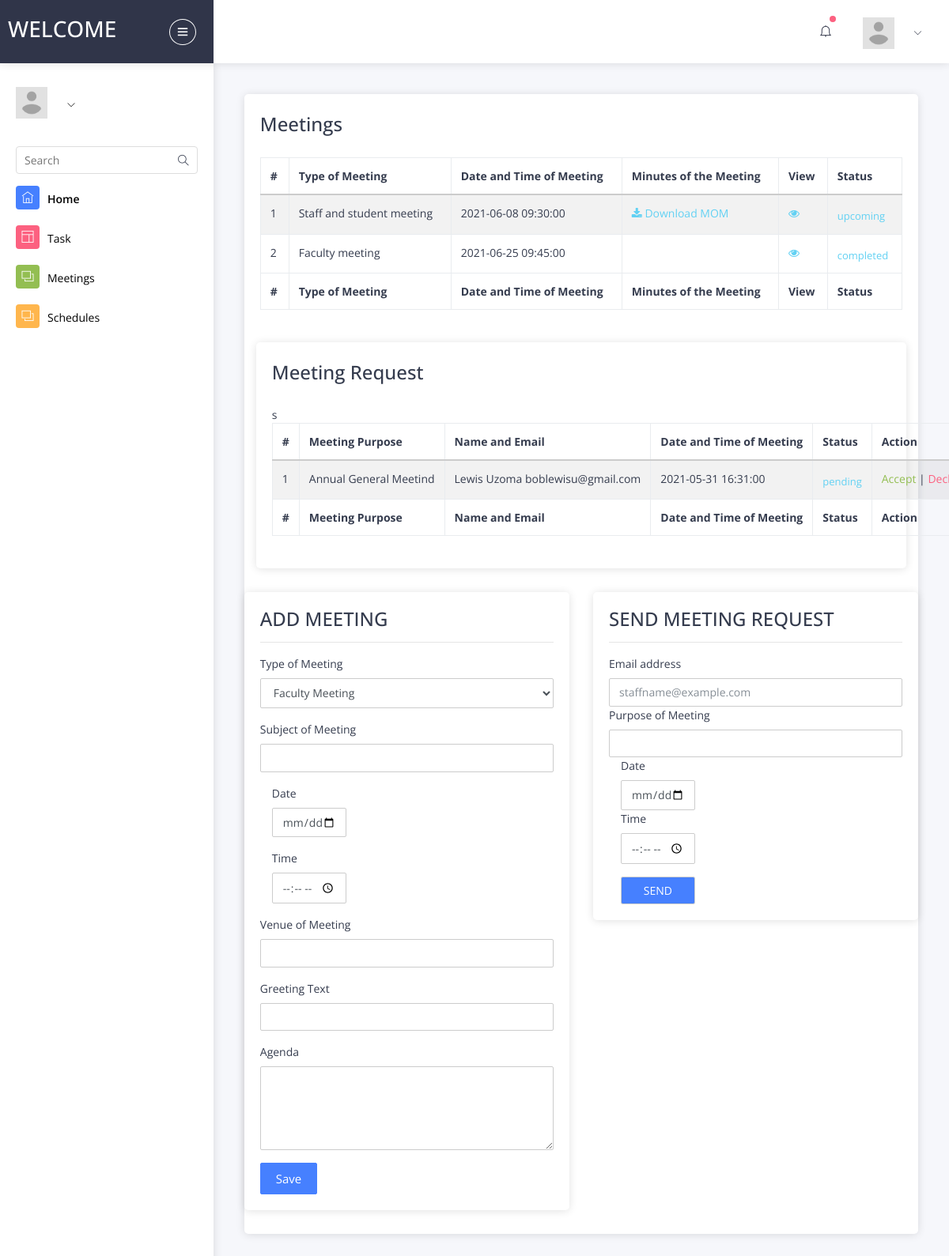
Page /pages/staff/meetings.php (signed in) on the committed database.
### tables this page shows
CREATE TABLE `meetings` (
  `id` int(11) NOT NULL,
  `subject` varchar(255) NOT NULL,
  `agenda` text NOT NULL,
  `meetingTypeId` int(11) NOT NULL,
  `greetingText` varchar(255) NOT NULL,
  `venue` varchar(255) NOT NULL,
  `meetingDate` date DEFAULT NULL,
  `meetingTime` time DEFAULT NULL,
  `minutesOfMeeting` varchar(255) DEFAULT NULL,
  `status` varchar(255) NOT NULL,
  `createdBy` varchar(255) DEFAULT NULL,
  `createdDate` datetime NOT NULL DEFAULT CURRENT_TIMESTAMP,
  `updatedBy` varchar(255) DEFAULT NULL,
  `updatedDate` datetime NOT NULL DEFAULT '0000-00-00 00:00:00' ON UPDATE CURRENT_TIMESTAMP
);

CREATE TABLE `meetingtype` (
  `id` int(11) NOT NULL,
  `name` varchar(255) NOT NULL
);

CREATE TABLE `meetingrequest` (
  `id` int(11) NOT NULL,
  `userId` int(11) NOT NULL,
  `staffemail` varchar(255) NOT NULL,
  `purpose` varchar(255) NOT NULL,
  `meetingDate` date NOT NULL,
  `meetingTime` time NOT NULL,
  `status` varchar(255) NOT NULL
);

CREATE TABLE `users` (
  `id` int(11) NOT NULL,
  `name` varchar(255) NOT NULL,
  `phone` varchar(255) DEFAULT NULL,
  `department` varchar(255) DEFAULT NULL,
  `position` varchar(255) DEFAULT NULL,
  `jobtype` varchar(255) DEFAULT NULL,
  `level` varchar(255) DEFAULT NULL,
  `email` varchar(255) NOT NULL,
  `gender` varchar(255) DEFAULT NULL,
  `registerationId` varchar(255) DEFAULT NULL,
  `password` varchar(255) NOT NULL,
  `picture` varchar(255) DEFAULT NULL,
  `memberType` varchar(255) DEFAULT NULL,
  `isActive` tinyint(1) NOT NULL,
  `createdBy` varchar(255) NOT NULL,
  `createdOn` datetime NOT NULL DEFAULT CURRENT_TIMESTAMP,
  `updatedOn` datetime NOT NULL DEFAULT '0000-00-00 00:00:00' ON UPDATE CURRENT_TIMESTAMP
);

### pages/staff/meetings.php (the view, shortened to what the rows shown need)
<?php require_once("../../config/initialize.php");
$functions = new Functions;
$pdo = new Connection;
$meeting = new Meeting($pdo);
if(empty($_SESSION["user_token"])) {
  $functions->redirect_to("../staff.php");
} else {
?>
<!DOCTYPE html>
<html lang="en">
   <head>
      <link rel="stylesheet" type="text/css" href="../assets/css/bootstrap/css/bootstrap.min.css">
      <link rel="stylesheet" type="text/css" href="../assets/icon/themify-icons/themify-icons.css">
      <link rel="stylesheet" type="text/css" href="../assets/icon/icofont/css/icofont.css">
      <link href="https://maxcdn.bootstrapcdn.com/font-awesome/4.3.0/css/font-awesome.min.css" rel="stylesheet">
      <link rel="stylesheet" type="text/css" href="../assets/css/style.css">
      <link rel="stylesheet" type="text/css" href="../assets/css/jquery.mCustomScrollbar.css">
   </head>
   <body>
      <div id="pcoded" class="pcoded">
      <div class="pcoded-container navbar-wrapper">
      <div class="pcoded-main-container">
      <div class="pcoded-wrapper">
         <div class="pcoded-content">
            <div class="pcoded-inner-content">
               <div class="main-body">
                  <div class="page-wrapper">
                     <div class="page-body">
                        <div class="row">
                           <div class="col-md-12 ">
                              <div class="card">
                                 <div class="card-header">
                                    <div class="">
                                          <table id="zctb" class="display table table-striped table-bordered table-hover" cellspacing="0" width="100%">
						                  <thead>
						                    <tr>
						                    <th>#</th>
						                      <th> Type of Meeting</th>
						                      <th>Date and Time of Meeting </th>
						                      <th>Minutes of the Meeting</th>
						                    <th>View</th>
						                    <th>Status</th>
						                    </tr>
						                  </thead>
						                  <tfoot>
						                    <tr>
						                    <th>#</th>
						                      <th> Type of Meeting</th>
						                      <th>Date and Time of Meeting </th>
						                      <th>Minutes of the Meeting</th>
						                    <th>View</th>
						                    <th>Status</th>
						                    </tr>
						                  </tfoot>
						                  <tbody>
						                  <?php
						$cnt = 1;
						if($results = $meeting->meetings("SELECT `meetings`.*, `meetingtype`.`name` FROM `meetings` LEFT JOIN `meetingtype` ON `meetings`.`meetingTypeId`=`meetingtype`.`id` WHERE `meetingTypeId`='1' OR `meetingTypeId`='2' OR `meetingTypeId`='3' OR `meetingTypeId`='4'"))
						{
						foreach($results as $result)
						{
							?>
						                    <tr>
						                      <td><?php echo htmlentities($cnt);?></td>
						                      <td><?php echo ucfirst($result->name);?></td>
						                      <td><?php echo htmlentities($result->meetingDate).' '.$result->meetingTime;?></td>
						                      <td><?php echo (empty($result->minutesOfMeeting)) ? '' : '<a href="../../docs/'.$result->minutesOfMeeting.'" class="text-info"><i class="fa fa-download"></i> Download MOM</a>' ;?></td>
						                      <td><a href="meeting_details.php?meetingid=<?php echo $result->id;?>" title="view" class="text-info"><i class="fa fa-eye"></i></a></td>
						                     <td><?php echo ($result->status) ? "<span class='text-info'>".$result->status."</span>" : "--" ;?></td>
						                    </tr>
						                    <?php $cnt=$cnt+1; }} ?>
						                  </tbody>
						                </table>
                                    </div>
                                 </div>
                                 <div class="col-md-12 ">
                              <div class="card">
                                 <div class="card-header">
                                    <div class="">
                                          <table id="zctb" class="display table table-striped table-bordered table-hover" cellspacing="0" width="100%">
                                    <thead>
                                      <tr>
                                      <th>#</th>
                                        <th> Meeting Purpose</th>
                                        <th> Name and Email</th>
                                        <th>Date and Time of Meeting </th>
                                      <th>Status</th>
                                      <th>Action</th>
                                      </tr>
                                    </thead>
                                    <tfoot>
                                      <tr>
                                      <th>#</th>
                                        <th> Meeting Purpose</th>
                                        <th> Name and Email</th>
                                        <th>Date and Time of Meeting </th>
                                      <th>Status</th>
                                      <th>Action</th>
                                      </tr>
                                    </tfoot>
                                    <tbody>
                                    <?php
                  $cnt = 1;
                  if($results = $meeting->fetchmeetingRequest("SELECT `meetingrequest`.*, `users`.`name`, `users`.`email` FROM `meetingrequest` LEFT JOIN `users` ON `meetingrequest`.`userId`=`users`.`id` WHERE `staffemail`=?", [$_SESSION['userEmail']]))
                  {
                  foreach($results as $result)
                  {
                     ?>
                                      <tr>
                                        <td><?php echo htmlentities($cnt);?></td>
                                        <td><?php echo ucfirst($result->purpose);?></td>
                                        <td><?php echo $result->name. ' ' .$result->email;?></td>
                                        <td><?php echo htmlentities($result->meetingDate).' '.$result->meetingTime;?></td>s
                                         <td><?php echo ($result->status) ? "<span class='text-info'>".$result->status."</span>" : "--" ;?></td>
                                         <td><?php echo ($result->status == 'pending') ? '<a href="meetings.php?acceptid='.$result->id.'&email='.$result->email.'&purpose='.$result->purpose.'" class="text-success" onclick="return confirm("Accepting this meeting request")">Accept</a> | <a href="meetings.php?declineid='.$result->id.'&email='.$result->email.'&purpose='.$result->purpose.'" class="text-danger" onclick="return confirm("Declining this meeting request")">Decline</a>' : '' ;?></td>
                                      </tr>
                                      <?php $cnt=$cnt+1; }} ?>
                                    </tbody>
                                  </table>
                                    </div>
                                 </div>
                              </div>
                              </div>
                        </div>
                     </div>
                  </div>
               </div>
            </div>
         </div>
      </div>
   </body>
</html>
<?php } ?>

### rows in the picture
meetings: meetingTypeId.name "Staff and student meeting", meetingDate "2021-06-08", meetingTime "09:30:00", status "upcoming"
meetings: meetingTypeId.name "Faculty meeting", meetingDate "2021-06-25", meetingTime "09:45:00", status "completed"
meetingrequest: purpose "Annual General Meetind", userId.name "Lewis Uzoma", userId.email "boblewisu@gmail.com", meetingDate "2021-05-31", meetingTime "16:31:00", status "pending"

### other values in the picture
form field typeOfMeeting "Faculty Meeting"
